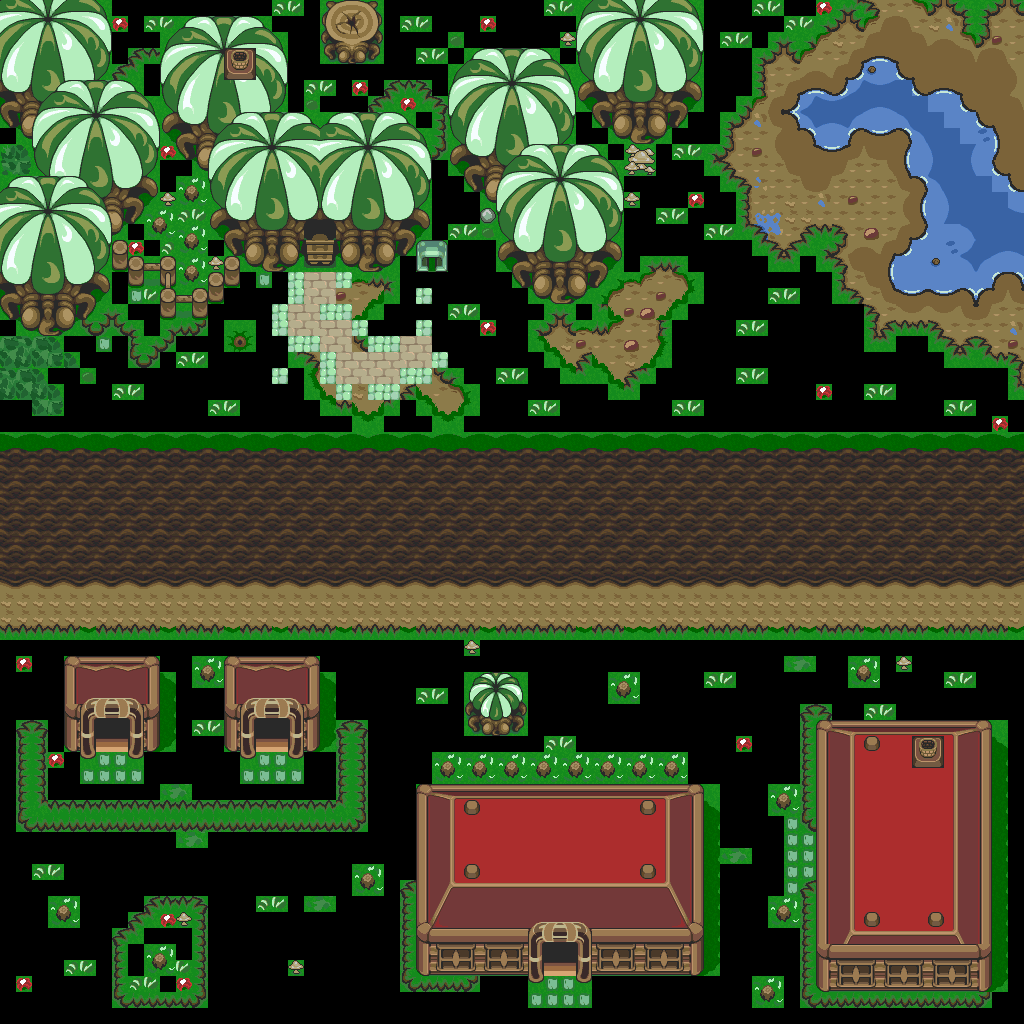

Tiled map render using the project's own tile images. Description and the map definition, with tile-layer contents summarised, below:
An orthogonal 64x64 tile map with 16x16 px tiles, 1 tile layer (base), 2 hidden layers not drawn and 23 objects.

<map version="1.10" tiledversion="1.12.1" orientation="orthogonal" renderorder="right-down" width="64" height="64" tilewidth="16" tileheight="16" infinite="0" nextlayerid="4" nextobjectid="24">
 <tileset firstgid="1" source="../classiciphone_pics4.tsx" />
 <layer id="1" name="base" width="64" height="64">
  <data>[4096 cells, 2856 non-empty, 325 distinct tile ids]</data>
 </layer>
 <layer id="2" name="collision" width="64" height="64" visible="0">
  <properties><property name="collision" value="true" /></properties>
  <data>[4096 cells, 1474 non-empty, 1 distinct tile ids]</data>
 </layer>
 <layer id="3" name="water" width="64" height="64" visible="0">
  <properties><property name="terrain" value="water" /></properties>
  <data>[4096 cells, 96 non-empty, 1 distinct tile ids]</data>
 </layer>
 <objectgroup id="4" name="npcs">
  <object id="1" x="176.0" y="176.0" width="16" height="16">
   <properties>
    <property name="gani" value="classic_bush.png" />
    <property name="script" type="string">-- Auto-converted from GraalScript
-- join("bush");</property>
   </properties>
  </object>
  <object id="2" x="144.0" y="208.0" width="16" height="16">
   <properties>
    <property name="gani" value="classic_bush.png" />
    <property name="script" type="string">-- Auto-converted from GraalScript
-- join("bush");</property>
   </properties>
  </object>
  <object id="3" x="176.0" y="224.0" width="16" height="16">
   <properties>
    <property name="gani" value="classic_bush.png" />
    <property name="script" type="string">-- Auto-converted from GraalScript
-- join("bush");</property>
   </properties>
  </object>
  <object id="4" x="176.0" y="256.0" width="16" height="16">
   <properties>
    <property name="gani" value="classic_bush.png" />
    <property name="script" type="string">-- Auto-converted from GraalScript
-- join("bush");</property>
   </properties>
  </object>
  <object id="5" x="192.0" y="0.0" width="16" height="16">
   <properties>
    <property name="gani" value="smoke.mng" />
    <property name="script" type="string">-- Auto-converted from GraalScript
-- [CLIENT-SIDE — server no-op]
-- dontblock;
-- drawoverplayer;</property>
   </properties>
  </object>
  <object id="6" x="224.0" y="320.0" width="16" height="16">
   <properties>
    <property name="script" type="string">-- Auto-converted from GraalScript
-- join("sign_liftable");
-- [CLIENT-SIDE — server no-op]
-- if (created) setstring this.text,
-- Mighty's Treehut;</property>
   </properties>
  </object>
  <object id="7" x="880.0" y="688.0" width="16" height="16">
   <properties>
    <property name="gani" value="smoke.mng" />
    <property name="script" type="string">-- Auto-converted from GraalScript
-- [CLIENT-SIDE — server no-op]
-- dontblock;
-- drawoverplayer;</property>
   </properties>
  </object>
  <object id="8" x="656.0" y="752.0" width="16" height="16">
   <properties>
    <property name="script" type="string">-- Auto-converted from GraalScript
joinResource("bush")</property>
   </properties>
  </object>
  <object id="9" x="624.0" y="752.0" width="16" height="16">
   <properties>
    <property name="script" type="string">-- Auto-converted from GraalScript
joinResource("bush")</property>
   </properties>
  </object>
  <object id="10" x="592.0" y="752.0" width="16" height="16">
   <properties>
    <property name="script" type="string">-- Auto-converted from GraalScript
joinResource("bush")</property>
   </properties>
  </object>
  <object id="11" x="560.0" y="752.0" width="16" height="16">
   <properties>
    <property name="script" type="string">-- Auto-converted from GraalScript
joinResource("bush")</property>
   </properties>
  </object>
  <object id="12" x="528.0" y="752.0" width="16" height="16">
   <properties>
    <property name="script" type="string">-- Auto-converted from GraalScript
joinResource("bush")</property>
   </properties>
  </object>
  <object id="13" x="496.0" y="752.0" width="16" height="16">
   <properties>
    <property name="script" type="string">-- Auto-converted from GraalScript
joinResource("bush")</property>
   </properties>
  </object>
  <object id="14" x="464.0" y="752.0" width="16" height="16">
   <properties>
    <property name="script" type="string">-- Auto-converted from GraalScript
joinResource("bush")</property>
   </properties>
  </object>
  <object id="15" x="432.0" y="752.0" width="16" height="16">
   <properties>
    <property name="script" type="string">-- Auto-converted from GraalScript
joinResource("bush")</property>
   </properties>
  </object>
  <object id="16" x="144.0" y="944.0" width="16" height="16">
   <properties>
    <property name="script" type="string">-- Auto-converted from GraalScript
joinResource("bush")</property>
   </properties>
  </object>
  <object id="17" x="48.0" y="896.0" width="16" height="16">
   <properties>
    <property name="script" type="string">-- Auto-converted from GraalScript
joinResource("bush")</property>
   </properties>
  </object>
  <object id="18" x="848.0" y="656.0" width="16" height="16">
   <properties>
    <property name="script" type="string">-- Auto-converted from GraalScript
joinResource("bush")</property>
   </properties>
  </object>
  <object id="19" x="608.0" y="672.0" width="16" height="16">
   <properties>
    <property name="script" type="string">-- Auto-converted from GraalScript
joinResource("bush")</property>
   </properties>
  </object>
  <object id="20" x="768.0" y="784.0" width="16" height="16">
   <properties>
    <property name="script" type="string">-- Auto-converted from GraalScript
joinResource("bush")</property>
   </properties>
  </object>
  <object id="21" x="768.0" y="896.0" width="16" height="16">
   <properties>
    <property name="script" type="string">-- Auto-converted from GraalScript
joinResource("bush")</property>
   </properties>
  </object>
  <object id="22" x="752.0" y="976.0" width="16" height="16">
   <properties>
    <property name="script" type="string">-- Auto-converted from GraalScript
joinResource("bush")</property>
   </properties>
  </object>
  <object id="23" x="352.0" y="864.0" width="16" height="16">
   <properties>
    <property name="script" type="string">-- Auto-converted from GraalScript
joinResource("bush")</property>
   </properties>
  </object>
 </objectgroup>
</map>
